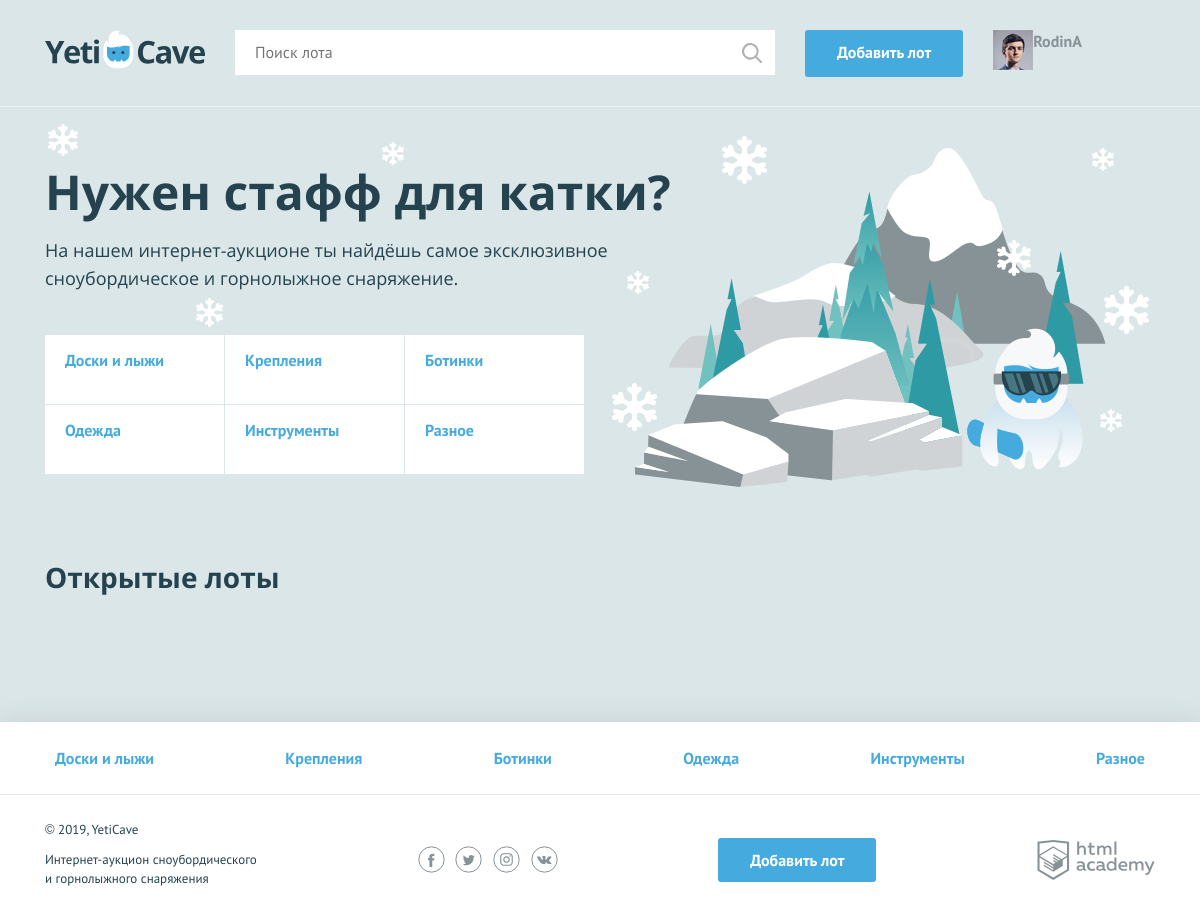
The page / on the database its author committed.
### tables this page shows
CREATE TABLE `category` (
  `id_category` int(11) NOT NULL,
  `catg_name` varchar(50) NOT NULL
);

### functions.php (called while the page is built, shortened)
<?php
function include_template($name, $data) {
    $name = 'templates/' . $name;
    extract($data);
    require($name);
    $result = ob_get_clean();
    return $result;
}
$is_auth = rand(0, 1);
$user_name = 'RodinA';
?>

### data.php (called while the page is built, shortened)
<?php
$link = mysqli_connect('127.0.0.1','root','','yeticrave');
mysqli_set_charset($link, 'utf8');
$sql1 = 'SELECT * FROM category';
$result1 = mysqli_query($link, $sql1);
?>

### templates/index.php (the view, shortened to what this page needs)
<section class="promo">
    <h2 class="promo__title">Нужен стафф для катки?</h2>
    <p class="promo__text">На нашем интернет-аукционе ты найдёшь самое эксклюзивное сноубордическое и горнолыжное снаряжение.</p>
    <ul class="promo__list">
        <?
        while ($catd = current($cat)) {
            ?>
            <li class="promo__item promo__item--<?=$catd["image"] ?>">
                <a class="promo__link" href="pages/all-lots.html"><?=$catd["catg_name"]?></a>
            </li>
            <?
            next($cat);
        }
        ?>
    </ul>
</section>
<section class="lots">
    <div class="lots__header">
        <h2>Открытые лоты</h2>
    </div>
</section>

### templates/layout.php (shortened to what this page needs)
<!DOCTYPE html>
<html lang="ru">
<head>
    <link href="../css/normalize.min.css" rel="stylesheet">
    <link href="../css/style.css" rel="stylesheet">
</head>
<body>
<div class="page-wrapper">
    <header class="main-header">
        <div class="main-header__container container">
            <a class="main-header__logo">
                <img src="../img/logo.svg" width="160" height="39" alt="Логотип компании YetiCave">
            </a>
            <form class="main-header__search" method="get" action="https://echo.htmlacademy.ru" autocomplete="off">
                <input type="search" name="search" placeholder="Поиск лота">
                <input class="main-header__search-btn" type="submit" name="find" value="Найти">
            </form>
            <a class="main-header__add-lot button" href="pages/add-lot.html">Добавить лот</a>
            <nav class="user-menu">
                <?php
                if ($is_auth):
                    ?>
                    <div class="user-menu__image">
                        <img src="img/user.jpg" width="40" height="40" alt="Пользователь">
                    </div>
                    <div class="user-menu__logged">
                        <p><?=$user_name ?></p>
                    </div>
                <? endif; ?>
            </nav>
        </div>
    </header>
    <main class="container">
       <?=$content?>
    </main>
</div>
<footer class="main-footer">
    <nav class="nav">
        <ul class="nav__list container">
            <?
            foreach ($cat as $catd)
            {
                ?>
                <li class="nav__item">
                    <a href="pages/all-lots.html"><?=$catd["catg_name"] ?></a>
                </li>
                <?
            }
            ?>
        </ul>
    </nav>
    <div class="main-footer__bottom container">
        <div class="main-footer__copyright">
            <p>© 2019, YetiCave</p>
            <p>Интернет-аукцион сноубордического и горнолыжного снаряжения</p>
        </div>
        <div class="main-footer__social social">
            <a class="social__link social__link--facebook" href="#">
            </a>
            <a class="social__link social__link--twitter" href="#">
            </a>
            <a class="social__link social__link--instagram" href="#">
            </a>
            <a class="social__link social__link--vkontakte" href="#">
            </a>
        </div>
        <a class="main-footer__add-lot button" href="add-lot.html">Добавить лот</a>
        <div class="main-footer__developed-by">
            <a class="logo-academy" href="https://htmlacademy.ru/intensive/php">
            </a>
        </div>
    </div>
</footer>
</body>
</html>

### index.php
<?php
require_once('functions.php');
require_once('data.php');
$link = mysqli_connect('localhost', 'root', '','yeticrave');
mysqli_set_charset($link, 'utf8');
if (!$link) {
    $error = mysqli_connect_error();
    $content = include_template('error.php', ['error' => $error]);
}
else {
    $sql = 'SELECT * FROM category';
    $result = mysqli_query($link, $sql);
    if ($result) {
        $cat = mysqli_fetch_all($result, MYSQLI_ASSOC);
    }
    else {
        $error = mysqli_error($link);
        $content = include_template('error.php', ['error' => $error]);
    }
    $sql = 'SELECT * FROM lot left join category on lot.id_category=category.id_category';
    $result = mysqli_query($link, $sql);
    if ($result) {
        $catg = mysqli_fetch_all($result, MYSQLI_ASSOC);
    }
    else {
        $error = mysqli_error($link);
        $content = include_template('error.php', ['error' => $error]);
    }
}
$page_content = include_template('index.php',  [
    'cat' => $cat,
    'catg' => $catg
]);
$layout_content = include_template('layout.php', [
    'content' => $page_content,
    'page_name' => 'Главная страница',
    'is_auth' => $is_auth,
    'user_name' => $user_name,
    'cat' => $cat
]);
print($layout_content);
?>

### rows shown on the page
category: catg_name "Доски и лыжи"
category: catg_name "Крепления"
category: catg_name "Ботинки"
category: catg_name "Одежда"
category: catg_name "Инструменты"
category: catg_name "Разное"

### other values the page prints
$user_name "RodinA"
